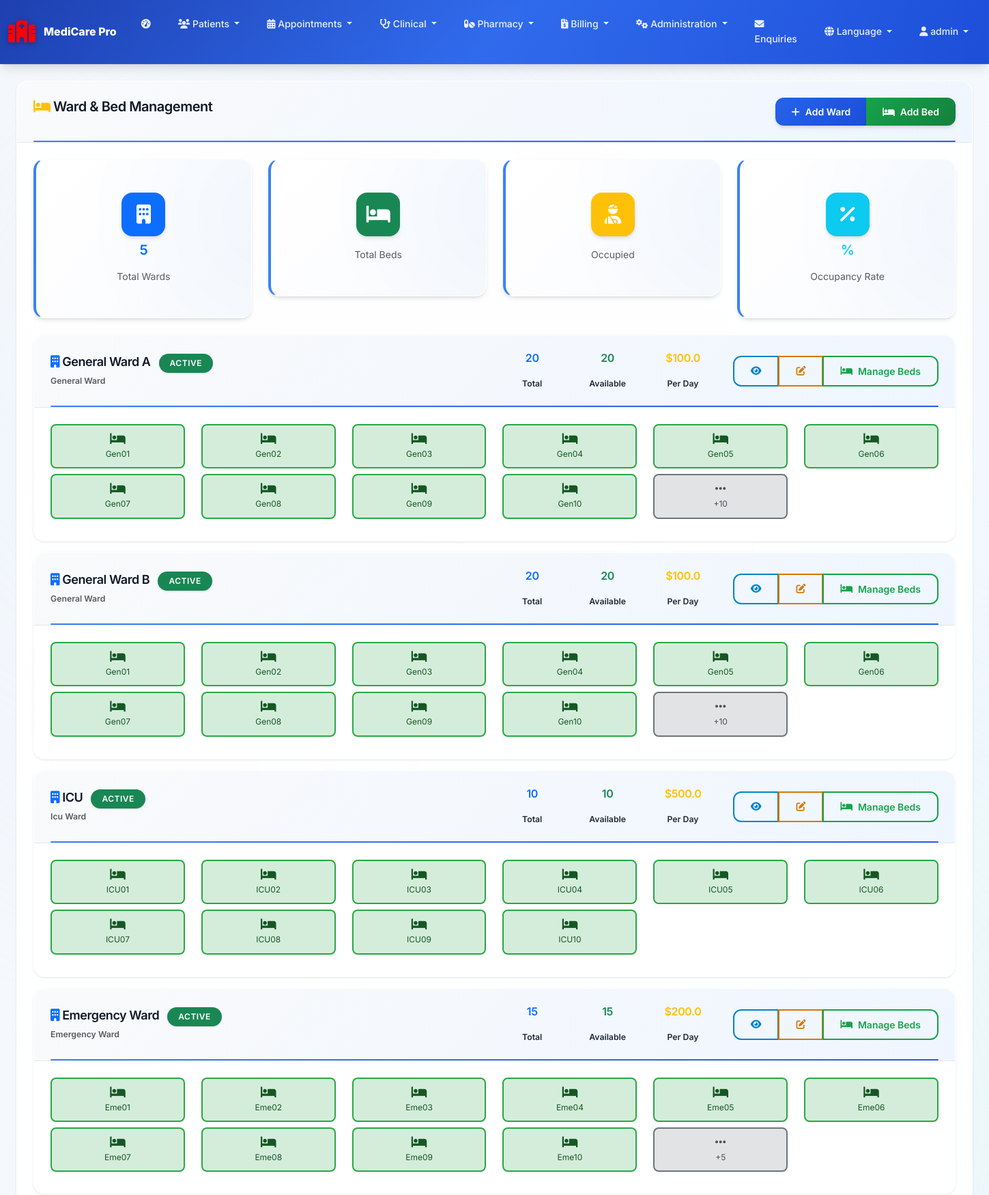
Screenshot of /admin/wards (signed in, upper part) with the database file from the repository.
### web_app.py (models this page shows)
class WebUser(UserMixin, db.Model):
    id = db.Column(db.Integer, primary_key=True)
    username = db.Column(db.String(80), nullable=False)
    email = db.Column(db.String(120), unique=True, nullable=False)
    password_hash = db.Column(db.String(120), nullable=False)
    full_name = db.Column(db.String(100), nullable=False)
    role = db.Column(db.String(50), nullable=False, default='staff')  # admin, doctor, nurse, receptionist, lab_tech, patient, superadmin
    department = db.Column(db.String(100))
    phone = db.Column(db.String(20))
    employee_id = db.Column(db.String(20), unique=True)
    specialization = db.Column(db.String(100))  # For doctors
    license_number = db.Column(db.String(50))  # For medical staff
    shift_start = db.Column(db.Time)
    shift_end = db.Column(db.Time)
    salary = db.Column(db.Float)
    hire_date = db.Column(db.Date)
    is_active = db.Column(db.Boolean, default=True)
    created_at = db.Column(db.DateTime, default=datetime.utcnow)
    last_login = db.Column(db.DateTime)

class Ward(db.Model):
    id = db.Column(db.Integer, primary_key=True)
    name = db.Column(db.String(100), nullable=False)
    ward_type = db.Column(db.String(50))  # general, icu, emergency, maternity
    total_beds = db.Column(db.Integer, nullable=False)
    available_beds = db.Column(db.Integer, nullable=False)
    charge_per_day = db.Column(db.Float)
    is_active = db.Column(db.Boolean, default=True)

class Bed(db.Model):
    id = db.Column(db.Integer, primary_key=True)
    bed_number = db.Column(db.String(20), nullable=False)
    ward_id = db.Column(db.Integer, db.ForeignKey('ward.id'), nullable=False)
    bed_type = db.Column(db.String(50))  # general, private, icu
    is_occupied = db.Column(db.Boolean, default=False)
    is_active = db.Column(db.Boolean, default=True)
    ward = db.relationship('Ward', backref='beds')

### web_app.py (the view)
@app.route('/admin/wards')
@login_required
@role_required('admin')
def manage_wards():
    wards = Ward.query.all()
    return render_template('manage_wards.html', wards=wards)

### templates/manage_wards.html (shortened to what this page needs)
{% extends "base.html" %}
{% block content %}
<div class="container-fluid">
    <div class="row">
        <div class="col-md-12">
            <div class="card">
                <div class="card-header d-flex justify-content-between align-items-center">
                    <h4><i class="fas fa-bed text-warning"></i> Ward & Bed Management</h4>
                    <div class="btn-group">
                        <button class="btn btn-primary" hx-get="/admin/ward/add" hx-target="#modal-content"
                            data-bs-toggle="modal" data-bs-target="#dynamicModal">
                            <i class="fas fa-plus"></i> Add Ward
                        </button>
                        <button class="btn btn-success" hx-get="/admin/bed/add" hx-target="#modal-content"
                            data-bs-toggle="modal" data-bs-target="#dynamicModal">
                            <i class="fas fa-bed"></i> Add Bed
                        </button>
                    </div>
                </div>
                <div class="card-body">
                    <div class="row g-4 mb-4">
                        <div class="col-md-3">
                            <div class="card stats-card">
                                <div class="card-body text-center">
                                    <div class="stats-icon bg-primary mx-auto mb-2">
                                        <i class="fas fa-building"></i>
                                    </div>
                                    <h4 class="text-primary">{{ wards|length }}</h4>
                                    <p class="text-muted mb-0">Total Wards</p>
                                </div>
                            </div>
                        </div>
                        <div class="col-md-3">
                            <div class="card stats-card">
                                <div class="card-body text-center">
                                    <div class="stats-icon bg-success mx-auto mb-2">
                                        <i class="fas fa-bed"></i>
                                    </div>
                                    <p class="text-muted mb-0">Total Beds</p>
                                </div>
                            </div>
                        </div>
                        <div class="col-md-3">
                            <div class="card stats-card">
                                <div class="card-body text-center">
                                    <div class="stats-icon bg-warning mx-auto mb-2">
                                        <i class="fas fa-user-injured"></i>
                                    </div>
                                    <p class="text-muted mb-0">Occupied</p>
                                </div>
                            </div>
                        </div>
                        <div class="col-md-3">
                            <div class="card stats-card">
                                <div class="card-body text-center">
                                    <div class="stats-icon bg-info mx-auto mb-2">
                                        <i class="fas fa-percentage"></i>
                                    </div>
                                    <h4 class="text-info">{{ occupancy_rate }}%</h4>
                                    <p class="text-muted mb-0">Occupancy Rate</p>
                                </div>
                            </div>
                        </div>
                    </div>
                    <div id="wards-list">
                        {% for ward in wards %}
                        <div class="card mb-3">
                            <div class="card-header">
                                <div class="row align-items-center">
                                    <div class="col-md-6">
                                        <h5 class="mb-0">
                                            <i class="fas fa-building text-primary"></i> {{ ward.name }}
                                            <span class="badge bg-{{ 'success' if ward.is_active else 'danger' }} ms-2">
                                                {{ 'Active' if ward.is_active else 'Inactive' }}
                                            </span>
                                        </h5>
                                        <small class="text-muted">{{ ward.ward_type.title() }} Ward</small>
                                    </div>
                                    <div class="col-md-3 text-center">
                                        <div class="row">
                                            <div class="col-4">
                                                <h6 class="text-primary">{{ ward.total_beds }}</h6>
                                                <small>Total</small>
                                            </div>
                                            <div class="col-4">
                                                <h6 class="text-success">{{ ward.available_beds }}</h6>
                                                <small>Available</small>
                                            </div>
                                            <div class="col-4">
                                                <h6 class="text-warning">${{ ward.charge_per_day }}</h6>
                                                <small>Per Day</small>
                                            </div>
                                        </div>
                                    </div>
                                    <div class="col-md-3 text-end">
                                        <div class="btn-group btn-group-sm">
                                            <button class="btn btn-outline-info" hx-get="/admin/ward/{{ ward.id }}/view"
                                                hx-target="#modal-content" data-bs-toggle="modal"
                                                data-bs-target="#dynamicModal">
                                                <i class="fas fa-eye"></i>
                                            </button>
                                            <button class="btn btn-outline-warning"
                                                hx-get="/admin/ward/{{ ward.id }}/edit" hx-target="#modal-content"
                                                data-bs-toggle="modal" data-bs-target="#dynamicModal">
                                                <i class="fas fa-edit"></i>
                                            </button>
                                            <button class="btn btn-outline-success"
                                                hx-get="/admin/ward/{{ ward.id }}/beds" hx-target="#modal-content"
                                                data-bs-toggle="modal" data-bs-target="#dynamicModal">
                                                <i class="fas fa-bed"></i> Manage Beds
                                            </button>
                                        </div>
                                    </div>
                                </div>
                            </div>
                            <div class="card-body">
                                <div class="row">
                                    {% for bed in ward.beds[:10] %}
                                    <div class="col-md-2 col-sm-3 col-4 mb-2">
                                        <div class="bed-status {{ 'occupied' if bed.is_occupied else 'available' }} {{ 'inactive' if not bed.is_active else '' }}"
                                            title="Bed {{ bed.bed_number }} - {{ 'Occupied' if bed.is_occupied else 'Available' }}">
                                            <i class="fas fa-bed"></i>
                                            <span>{{ bed.bed_number }}</span>
                                        </div>
                                    </div>
                                    {% endfor %}
                                    {% if ward.beds|length > 10 %}
                                    <div class="col-md-2 col-sm-3 col-4 mb-2">
                                        <div class="bed-status more" hx-get="/admin/ward/{{ ward.id }}/beds"
                                            hx-target="#modal-content" data-bs-toggle="modal"
                                            data-bs-target="#dynamicModal">
                                            <i class="fas fa-ellipsis-h"></i>
                                            <span>+{{ ward.beds|length - 10 }}</span>
                                        </div>
                                    </div>
                                    {% endif %}
                                </div>
                            </div>
                        </div>
                        {% endfor %}
                    </div>
                </div>
            </div>
        </div>
    </div>
</div>
{% endblock %}

### templates/base.html (shortened to what this page needs)
<!DOCTYPE html>
<html lang="{{ get_language() }}">
  <head>
    <link
      href="https://cdn.jsdelivr.net/npm/bootstrap@5.3.0/dist/css/bootstrap.min.css"
      rel="stylesheet"
    />
    <link
      href="https://cdnjs.cloudflare.com/ajax/libs/font-awesome/6.0.0/css/all.min.css"
      rel="stylesheet"
    />
    <link
      href="{{ url_for('static', filename='style.css') }}"
      rel="stylesheet"
    />
  </head>
  <body>
    <nav class="navbar navbar-expand-lg navbar-dark bg-dark">
      <div class="container-fluid">
        <a class="navbar-brand" href="{{ url_for('index') }}">
          <i class="fas fa-hospital-alt medical-cross"></i>
          {% if current_branch %} {{ current_branch.name }} {% else %} MediCare
          Pro {% endif %}
        </a>
        <div class="collapse navbar-collapse" id="navbarNav">
          {% if current_user.is_authenticated %}
          <ul class="navbar-nav me-auto">
            <li class="nav-item">
              <a class="nav-link" href="{{ url_for('dashboard') }}">
                <i class="fas fa-tachometer-alt"></i>
              </a>
            </li>
            <li class="nav-item dropdown">
              <a
                class="nav-link dropdown-toggle"
                href="#"
                role="button"
                data-bs-toggle="dropdown"
              >
                <i class="fas fa-users"></i> {{ get_text('patients') }}
              </a>
            </li>
            <li class="nav-item dropdown">
              <a
                class="nav-link dropdown-toggle"
                href="#"
                role="button"
                data-bs-toggle="dropdown"
              >
                <i class="fas fa-calendar-alt"></i> {{ get_text('appointments')
                }}
              </a>
            </li>
            {% if current_user.role in ['admin', 'doctor', 'nurse', 'lab_tech']
            %}
            <li class="nav-item dropdown">
              <a
                class="nav-link dropdown-toggle"
                href="#"
                role="button"
                data-bs-toggle="dropdown"
              >
                <i class="fas fa-stethoscope"></i> {{ get_text('clinical') }}
              </a>
            </li>
            {% endif %}
            {% if current_user.role in ['admin', 'pharmacist'] %}
            <li class="nav-item dropdown">
              <a
                class="nav-link dropdown-toggle"
                href="#"
                role="button"
                data-bs-toggle="dropdown"
              >
                <i class="fas fa-pills"></i> {{ get_text('pharmacy') }}
              </a>
            </li>
            {% endif %}
            {% if current_user.role in ['admin', 'receptionist', 'accountant']
            %}
            <li class="nav-item dropdown">
              <a
                class="nav-link dropdown-toggle"
                href="#"
                role="button"
                data-bs-toggle="dropdown"
              >
                <i class="fas fa-file-invoice-dollar"></i> {{
                get_text('billing') }}
              </a>
            </li>
            {% endif %}
            {% if current_user.role in ['admin', 'hr'] %}
            <li class="nav-item dropdown">
              <a
                class="nav-link dropdown-toggle"
                href="#"
                role="button"
                data-bs-toggle="dropdown"
              >
                <i class="fas fa-cogs"></i> {{ get_text('administration') }}
              </a>
            </li>
            {% endif %}
            <li class="nav-item">
              <a class="nav-link" href="{{ url_for('enquiries') }}">
                <i class="fas fa-envelope"></i> {{ get_text('enquiries') }}
              </a>
            </li>
          </ul>
          <ul class="navbar-nav">
            <li class="nav-item dropdown">
              <a
                class="nav-link dropdown-toggle"
                href="#"
                role="button"
                data-bs-toggle="dropdown"
              >
                <i class="fas fa-globe"></i> {{ get_text('language') }}
              </a>
            </li>
            <li class="nav-item dropdown">
              <a
                class="nav-link dropdown-toggle"
                href="#"
                role="button"
                data-bs-toggle="dropdown"
              >
                <i class="fas fa-user"></i> {{ current_user.username }}
              </a>
            </li>
          </ul>
          {% endif %}
        </div>
      </div>
    </nav>
    <main class="container-fluid mt-4">{% block content %}{% endblock %}</main>
  </body>
</html>

### rows the page displays
WebUser: department "Administration", username "admin"
Ward: name "General Ward A", is_active "ACTIVE", ward_type "General", total_beds "20", available_beds "20", charge_per_day "100.0", beds|length "10"
Bed: bed_number "Gen01"
Bed: bed_number "Gen02"
Bed: bed_number "Gen03"
Bed: bed_number "Gen04"
Bed: bed_number "Gen05"
Bed: bed_number "Gen06"
Bed: bed_number "Gen07"
Bed: bed_number "Gen08"
Bed: bed_number "Gen09"
Bed: bed_number "Gen10"
Ward: name "General Ward B", is_active "ACTIVE", ward_type "General", total_beds "20", available_beds "20", charge_per_day "100.0", beds|length "10"
Bed: bed_number "Gen01"
Bed: bed_number "Gen02"
Bed: bed_number "Gen03"
Bed: bed_number "Gen04"
Bed: bed_number "Gen05"
Bed: bed_number "Gen06"
Bed: bed_number "Gen07"
Bed: bed_number "Gen08"
Bed: bed_number "Gen09"
Bed: bed_number "Gen10"
Ward: name "ICU", is_active "ACTIVE", ward_type "Icu", total_beds "10", available_beds "10", charge_per_day "500.0"
Bed: bed_number "ICU01"
Bed: bed_number "ICU02"
Bed: bed_number "ICU03"
Bed: bed_number "ICU04"
Bed: bed_number "ICU05"
Bed: bed_number "ICU06"
Bed: bed_number "ICU07"
Bed: bed_number "ICU08"
Bed: bed_number "ICU09"
Bed: bed_number "ICU10"
Ward: name "Emergency Ward", is_active "ACTIVE", ward_type "Emergency", total_beds "15", available_beds "15", charge_per_day "200.0", beds|length "5"
Bed: bed_number "Eme01"
Bed: bed_number "Eme02"
Bed: bed_number "Eme03"
Bed: bed_number "Eme04"
Bed: bed_number "Eme05"
Bed: bed_number "Eme06"
Bed: bed_number "Eme07"
Bed: bed_number "Eme08"
Bed: bed_number "Eme09"
Bed: bed_number "Eme10"

### other values shown
{{ get_text('patients') }} "Patients"
{{ get_text('appointments') }} "Appointments"
{{ get_text('clinical') }} "Clinical"
{{ get_text('pharmacy') }} "Pharmacy"
{{ get_text('billing') }} "Billing"
{{ get_text('enquiries') }} "Enquiries"
{{ get_text('language') }} "Language"
{{ wards|length }} "5"
